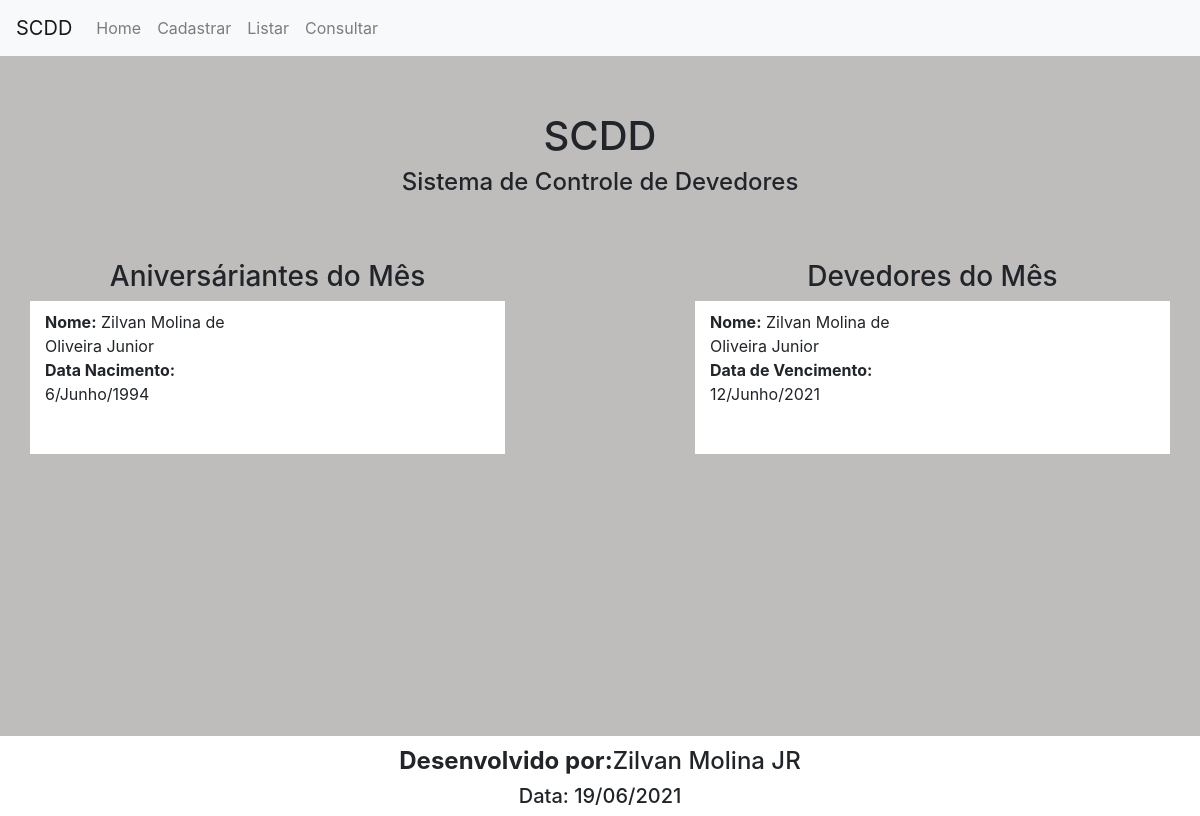
The page / on the database its author committed.
### tables this page shows
CREATE TABLE `devedor` (
  `id_devedor` int(11) NOT NULL,
  `nome` varchar(200) NOT NULL,
  `cpf` varchar(14) NOT NULL,
  `endereco` varchar(250) NOT NULL,
  `bairro` varchar(100) NOT NULL,
  `uf` varchar(2) NOT NULL,
  `cep` varchar(9) NOT NULL,
  `descricao` varchar(500) NOT NULL,
  `valor` float NOT NULL,
  `dian` int(11) NOT NULL,
  `mesn` varchar(10) NOT NULL,
  `anon` int(11) NOT NULL,
  `diav` int(11) NOT NULL,
  `mesv` varchar(10) NOT NULL,
  `anov` int(11) NOT NULL,
  `updated` timestamp NOT NULL DEFAULT current_timestamp()
);

### data.php (called while the page is built, shortened)
<?php
$mes = date('M');
$ano = date('Y');
$mes_extenso = array(
    'Jan' => 'Janeiro',
    'Feb' => 'Fevereiro',
    'Mar' => 'Marco',
    'Apr' => 'Abril',
    'May' => 'Maio',
    'Jun' => 'Junho',
    'Jul' => 'Julho',
    'Aug' => 'Agosto',
    'Nov' => 'Novembro',
    'Sep' => 'Setembro',
    'Oct' => 'Outubro',
    'Dec' => 'Dezembro'
);
	  ?>

### index.php (the view, shortened to what this page needs)
<?php
include "data.php";
?>
<!doctype html>
<html>
<head>
  <link rel="stylesheet" href="https://maxcdn.bootstrapcdn.com/bootstrap/4.5.2/css/bootstrap.min.css">
<link rel="stylesheet" type="text/css" href="css/style.css">
</head>
<body>
<header>
	<nav class="navbar navbar-expand-lg navbar-light bg-light">
  <a class="navbar-brand" href="index.php">SCDD</a>
  <div class="collapse navbar-collapse" id="navbarNav">
    <ul class="navbar-nav">
      <li class="nav-item">
        <a class="nav-link" href="index.php">Home</a>
      </li>
      <li class="nav-item">
        <a class="nav-link" href="cadastrar.php">Cadastrar</a>
      </li>
      <li class="nav-item">
        <a class="nav-link" href="listar.php">Listar</a>
      </li>
      <li class="nav-item">
        <a class="nav-link" href="consultar.php">Consultar</a>
      </li>
      </ul>
  </div>
</nav>
</header>
<section class="home">
<div class="container">
	<div class="row">
		<div class="col-md-12 box1">
			<h1>SCDD</h1>
			<h4>Sistema de Controle de Devedores</h4>
		</div>
	</div>
	<div class="row homeT">
		<div class="col-md-5 cent">
			<h3>Aniversáriantes do Mês</h3>
			 <div class="row" style=" background: white; padding-top: 2%;">
     <?php
		include "conexao.php";
		try{
        $pdo = new PDO($host,$login,$senha);
	    $sql ="SELECT * FROM devedor WHERE mesn=:mes";
		$mesdoano=$mes_extenso["$mes"];
	    $stmt = $pdo->prepare($sql);
		$stmt->bindParam(':mes', $mesdoano);
	    $stmt->execute();
	    $result = $stmt->fetchAll();
	    foreach($result as $value){ ?>
        <div class="col-md-6" style="text-align: left;">
        <b>Nome:</b> <?php echo $value['nome']; ?><br>
        <b>Data Nacimento: </b><?php echo $value['dian']."/".$value['mesn']."/".$value['anon']; ?><br>
        <br><br>
        </div>
	    <?php }
	    }catch(PDOException $ex){
	    echo 'Erro: '.$ex->getMessage();
        }
		?>
     </div>
		</div>
		<div class="col-md-2 cent"></div>
		<div class="col-md-5 cent">
		    <h3>Devedores do Mês</h3>
			<div class="row" style=" background: white; padding-top: 2%;">
     <?php
		include "conexao.php";
		try{
        $pdo = new PDO($host,$login,$senha);
	    $sql ="SELECT * FROM devedor WHERE mesv=:mv and anov=:av";
		$mesdoano=$mes_extenso["$mes"];
	    $stmt = $pdo->prepare($sql);
	    $stmt->bindParam(':mv', $mesdoano);
		$stmt->bindParam(':av', $ano);
	    $stmt->execute();
	    $result = $stmt->fetchAll();
	    foreach($result as $value){ ?>
        <div class="col-md-6" style="text-align: left;">
        <b>Nome:</b> <?php echo $value['nome']; ?><br>
        <b>Data de Vencimento: </b><?php echo $value['diav']."/".$value['mesv']."/".$value['anov']; ?><br>
        <br><br>
        </div>
	    <?php }
	    }catch(PDOException $ex){
	    echo 'Erro: '.$ex->getMessage();
        }
		?>
     </div>
		</div>
	</div>
</div>
</section>
<footer>
	<section class="rodape">
		<div class="container">
			<div class="row">
				<div class="col-md-12">
					<h4 class="tt"><b>Desenvolvido por:</b>Zilvan Molina JR</h4>
					<h5>Data: 19/06/2021</h5>
				</div>
			</div>
		</div>
	</section>
</footer>
</body>
</html>

### css/style.css (style rules this page uses)
.box1 { text-align: center; }
.box1 h1 { margin-top: 5%; }
.homeT { margin-top: 5%; }
.home { height: 85vh; background: #BFBCBC; }
.rodape { height: 14%; text-align: center; }
.tt { margin-top: 1%; }
.cent { text-align: center; }

### rows shown on the page
devedor: nome "Zilvan Molina de Oliveira Junior", dian "6", mesn "Junho", anon "1994"
devedor: nome "Zilvan Molina de Oliveira Junior", diav "12", mesv "Junho", anov "2021"
